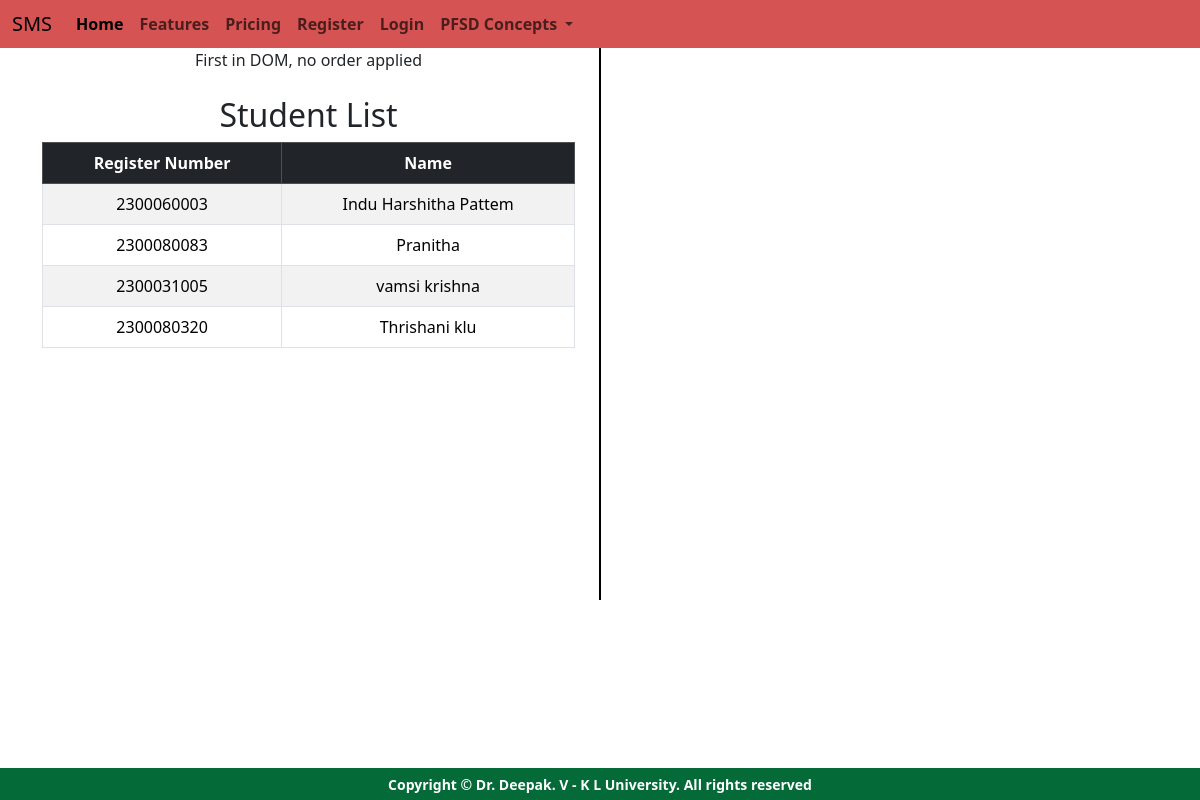
The page /student_list/ on the database its author committed.
### adminapp/models.py (models this page shows, shortened)
class StudentList(models.Model):
    Register_Number = models.CharField(max_length=20, unique=True)
    Name = models.CharField(max_length=100)
    user=models.OneToOneField(User,on_delete=models.CASCADE,null=True)

### adminapp/views.py (the view)
# urls.py: path('student_list/',views.student_list,name='student_list'),
def student_list(request):
    students = StudentList.objects.all()
    return render(request, 'adminapp/student_list.html', {'students': students})

### templates/adminapp/student_list.html (shortened to what this page needs)
{% extends 'Navbar/ProjectNavbar.html' %}
{% load static %}
{% block body %}
<div class="container text-center">
  <div class="row">
    <div class="col">
      First in DOM, no order applied
        <br><br>
            <h2>Student List</h2>
<table class="table table-bordered table-hover table-striped">
    <thead class="table-dark">
        <tr>
            <th>Register Number</th>
            <th>Name</th>
        </tr>
    </thead>
    <tbody>
        {% for student in students %}
        <tr>
            <td>{{ student.Register_Number }}</td>
            <td>{{ student.Name }}</td>
        </tr>
        {% endfor %}
    </tbody>
</table>
    </div>
      <br><br><br><br><br><br><br><br><br><br><br><br><br><br><br><br>
      <br><br><br><br><br><br><br>
       <div class="col-auto d-flex align-items-center">
      <div style="border-left: 2px solid black; height: 100%;"></div>
    </div>
    <div class="col">
        <br><br>
    </div>
  </div>
</div>
{% endblock %}

### rows shown on the page
StudentList: Register_Number "2300060003", Name "Indu Harshitha Pattem"
StudentList: Register_Number "2300080083", Name "Pranitha"
StudentList: Register_Number "2300031005", Name "vamsi krishna"
StudentList: Register_Number "2300080320", Name "Thrishani klu"
